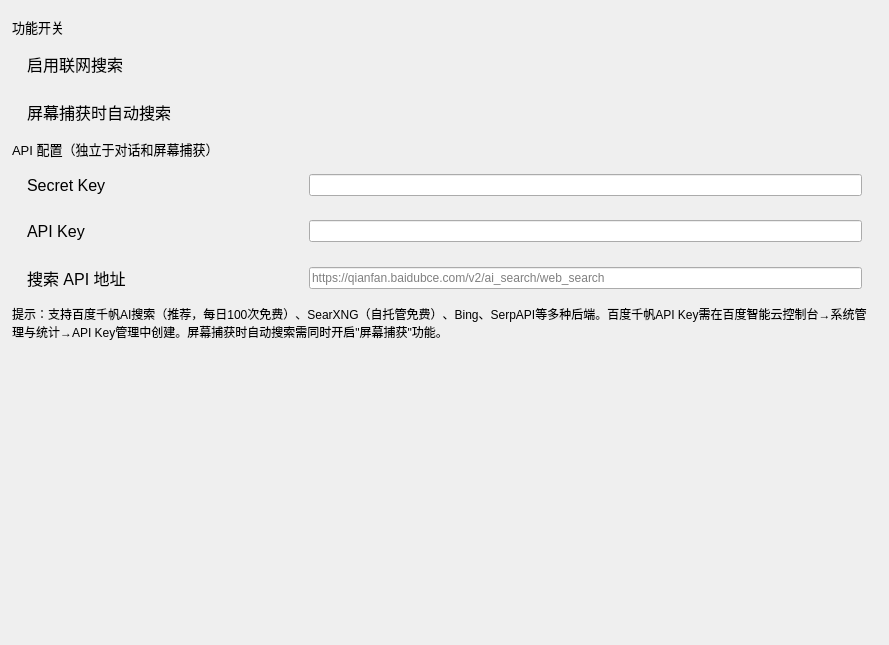
<?xml version="1.0" encoding="UTF-8"?>
<ui version="4.0">
 <class>SettingChild_Search</class>
 <widget class="QWidget" name="SettingChild_Search">
  <property name="geometry">
   <rect><x>0</x><y>0</y><width>889</width><height>645</height></rect>
  </property>
  <property name="windowTitle"><string>Form</string></property>
  <layout class="QVBoxLayout" name="verticalLayout">
   <property name="leftMargin"><number>12</number></property>
   <property name="rightMargin"><number>12</number></property>
   <item>
    <widget class="ElaBreadcrumbBar" name="BreadcrumbBar" native="true"/>
   </item>
   <item>
    <widget class="ZcStackedWidget" name="stackedWidget">
     <property name="currentIndex"><number>0</number></property>
     <widget class="QWidget" name="page_Main">
      <layout class="QVBoxLayout" name="verticalLayout_2">
       <property name="leftMargin"><number>0</number></property>
       <property name="topMargin"><number>0</number></property>
       <property name="rightMargin"><number>0</number></property>
       <property name="bottomMargin"><number>0</number></property>
       <item>
        <widget class="ElaText" name="label_Setting">
         <property name="font"><font><pointsize>10</pointsize></font></property>
         <property name="text"><string>功能开关</string></property>
        </widget>
       </item>
       <item>
        <widget class="ElaScrollPageArea" name="widget_SearchEnable" native="true">
         <property name="toolTip"><string>开启后可通过关键词或屏幕捕获触发联网搜索</string></property>
         <layout class="QHBoxLayout" name="horizontalLayout_Enable" stretch="1,1">
          <property name="leftMargin"><number>15</number></property>
          <property name="rightMargin"><number>15</number></property>
          <item>
           <widget class="ElaText" name="label_Enable">
            <property name="font"><font><pointsize>12</pointsize></font></property>
            <property name="text"><string>启用联网搜索</string></property>
           </widget>
          </item>
          <item>
           <widget class="ElaToggleSwitch" name="ToggleSwitch_SearchEnable" native="true"/>
          </item>
         </layout>
        </widget>
       </item>
       <item>
        <widget class="ElaScrollPageArea" name="widget_AutoSearch" native="true">
         <property name="toolTip"><string>屏幕捕获分析后自动联网搜索相关内容</string></property>
         <layout class="QHBoxLayout" name="horizontalLayout_AutoSearch" stretch="1,1">
          <property name="leftMargin"><number>15</number></property>
          <property name="rightMargin"><number>15</number></property>
          <item>
           <widget class="ElaText" name="label_AutoSearch">
            <property name="font"><font><pointsize>12</pointsize></font></property>
            <property name="text"><string>屏幕捕获时自动搜索</string></property>
           </widget>
          </item>
          <item>
           <widget class="ElaToggleSwitch" name="ToggleSwitch_AutoSearch" native="true"/>
          </item>
         </layout>
        </widget>
       </item>
       <item>
        <widget class="ElaText" name="label_ApiTitle">
         <property name="font"><font><pointsize>10</pointsize></font></property>
         <property name="text"><string>API 配置（独立于对话和屏幕捕获）</string></property>
        </widget>
       </item>
       <item>
        <widget class="ElaScrollPageArea" name="widget_SecretKey" native="true">
         <layout class="QHBoxLayout" name="horizontalLayout_SecretKey" stretch="1,2">
          <property name="leftMargin"><number>15</number></property>
          <property name="rightMargin"><number>15</number></property>
          <item>
           <widget class="ElaText" name="label_SecretKey">
            <property name="font"><font><pointsize>12</pointsize></font></property>
            <property name="text"><string>Secret Key</string></property>
           </widget>
          </item>
          <item>
           <widget class="ElaLineEdit" name="lineEdit_SecretKey">
            <property name="toolTip"><string>百度千帆OAuth模式需要（可选，留空则API Key直接作为AppBuilder Key使用）</string></property>
            <property name="echoMode"><enum>QLineEdit::PasswordEchoOnEdit</enum></property>
           </widget>
          </item>
         </layout>
        </widget>
       </item>
       <item>
        <widget class="ElaScrollPageArea" name="widget_ApiKey" native="true">
         <layout class="QHBoxLayout" name="horizontalLayout_ApiKey" stretch="1,2">
          <property name="leftMargin"><number>15</number></property>
          <property name="rightMargin"><number>15</number></property>
          <item>
           <widget class="ElaText" name="label_ApiKey">
            <property name="font"><font><pointsize>12</pointsize></font></property>
            <property name="text"><string>API Key</string></property>
           </widget>
          </item>
          <item>
           <widget class="ElaLineEdit" name="lineEdit_ApiKey">
            <property name="toolTip"><string>搜索API的访问密钥（部分自托管服务不需要）</string></property>
            <property name="echoMode"><enum>QLineEdit::PasswordEchoOnEdit</enum></property>
           </widget>
          </item>
         </layout>
        </widget>
       </item>
       <item>
        <widget class="ElaScrollPageArea" name="widget_BaseUrl" native="true">
         <layout class="QHBoxLayout" name="horizontalLayout_BaseUrl" stretch="1,2">
          <property name="leftMargin"><number>15</number></property>
          <property name="rightMargin"><number>15</number></property>
          <item>
           <widget class="ElaText" name="label_BaseUrl">
            <property name="font"><font><pointsize>12</pointsize></font></property>
            <property name="text"><string>搜索 API 地址</string></property>
           </widget>
          </item>
          <item>
           <widget class="ElaLineEdit" name="lineEdit_BaseUrl">
            <property name="toolTip"><string>搜索API的完整URL，支持POST JSON请求，{&quot;query&quot;:&quot;...&quot;,&quot;max_results&quot;:5} → {&quot;results&quot;:[...]}</string></property>
            <property name="placeholderText"><string>https://qianfan.baidubce.com/v2/ai_search/web_search</string></property>
           </widget>
          </item>
         </layout>
        </widget>
       </item>
       <item>
        <widget class="ElaText" name="label_Desc">
         <property name="font"><font><pointsize>9</pointsize></font></property>
         <property name="text"><string>提示：支持百度千帆AI搜索（推荐，每日100次免费）、SearXNG（自托管免费）、Bing、SerpAPI等多种后端。百度千帆API Key需在百度智能云控制台→系统管理与统计→API Key管理中创建。屏幕捕获时自动搜索需同时开启"屏幕捕获"功能。</string></property>
         <property name="wordWrap"><bool>true</bool></property>
        </widget>
       </item>
       <item>
        <spacer name="verticalSpacer">
         <property name="orientation"><enum>Qt::Vertical</enum></property>
         <property name="sizeHint" stdset="0">
          <size><width>20</width><height>40</height></size>
         </property>
        </spacer>
       </item>
      </layout>
     </widget>
    </widget>
   </item>
  </layout>
 </widget>
 <customwidgets>
  <customwidget><class>ElaBreadcrumbBar</class><extends>QWidget</extends><header>ElaBreadcrumbBar.h</header><container>1</container></customwidget>
  <customwidget><class>ElaText</class><extends>QLabel</extends><header>ElaText.h</header></customwidget>
  <customwidget><class>ElaScrollPageArea</class><extends>QWidget</extends><header>ElaScrollPageArea.h</header><container>1</container></customwidget>
  <customwidget><class>ZcStackedWidget</class><extends>QStackedWidget</extends><header>ZcStackedWidget.h</header><container>1</container></customwidget>
  <customwidget><class>ElaToggleSwitch</class><extends>QWidget</extends><header>ElaToggleSwitch.h</header></customwidget>
  <customwidget><class>ElaComboBox</class><extends>QComboBox</extends><header>ElaComboBox.h</header></customwidget>
  <customwidget><class>ElaLineEdit</class><extends>QLineEdit</extends><header>ElaLineEdit.h</header></customwidget>
 </customwidgets>
 <resources/>
 <connections/>
</ui>
